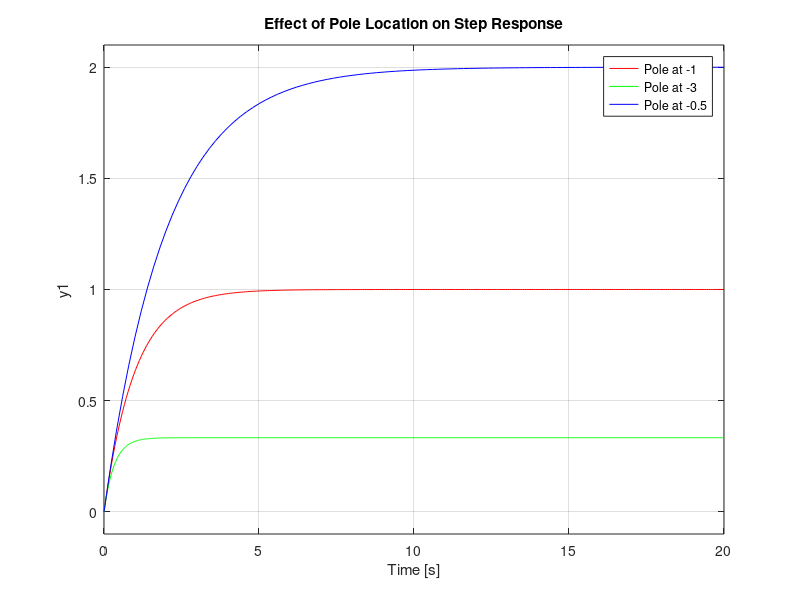
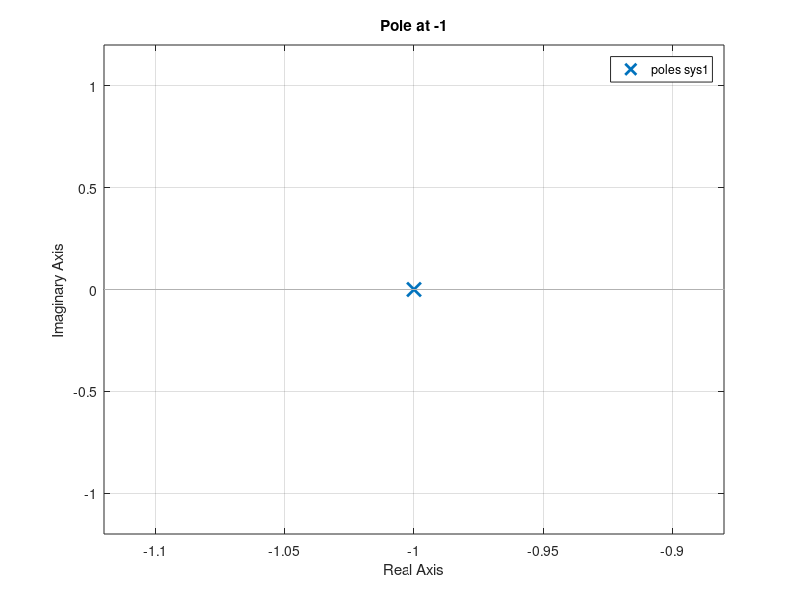

These charts were generated, in order, by the following MATLAB code:
clc;
clear;

% Define systems with different pole locations
s = tf('s');

sys1 = 1 / (s + 1);    % pole at -1
sys2 = 1 / (s + 3);    % pole at -3
sys3 = 1 / (s + 0.5);  % pole at -0.5

figure;
step(sys1, 'r', sys2, 'g', sys3, 'b');
legend('Pole at -1', 'Pole at -3', 'Pole at -0.5');
title('Effect of Pole Location on Step Response');
grid on;

% Plot poles
figure;
pzmap(sys1);
title('Pole at -1');